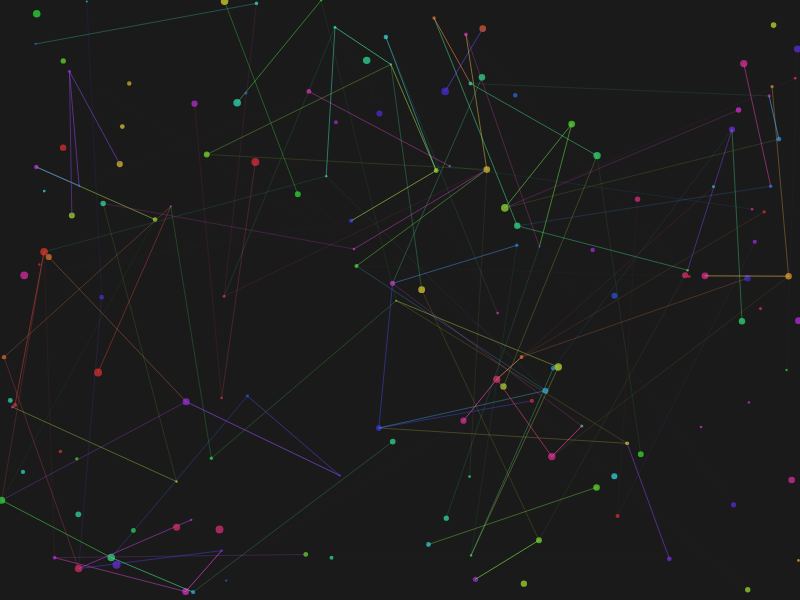
Frame 1 (no input)
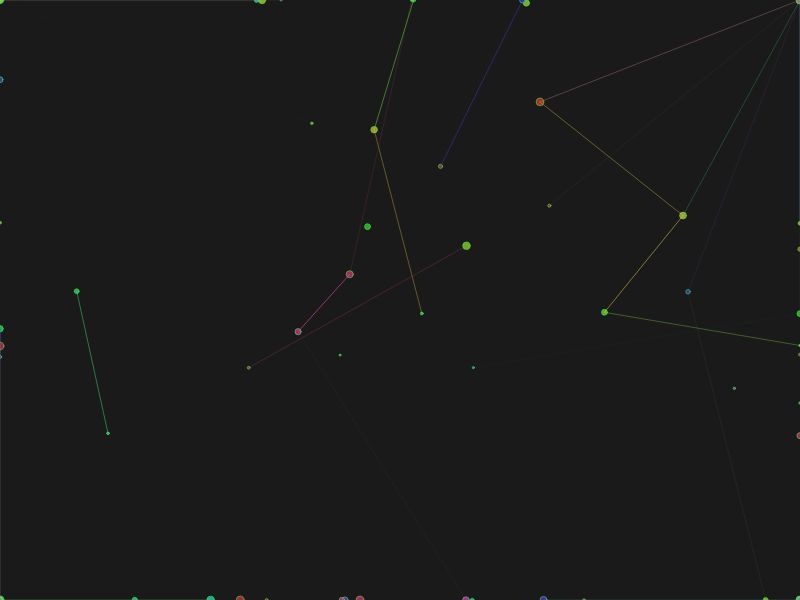
Frame 60 (no input)
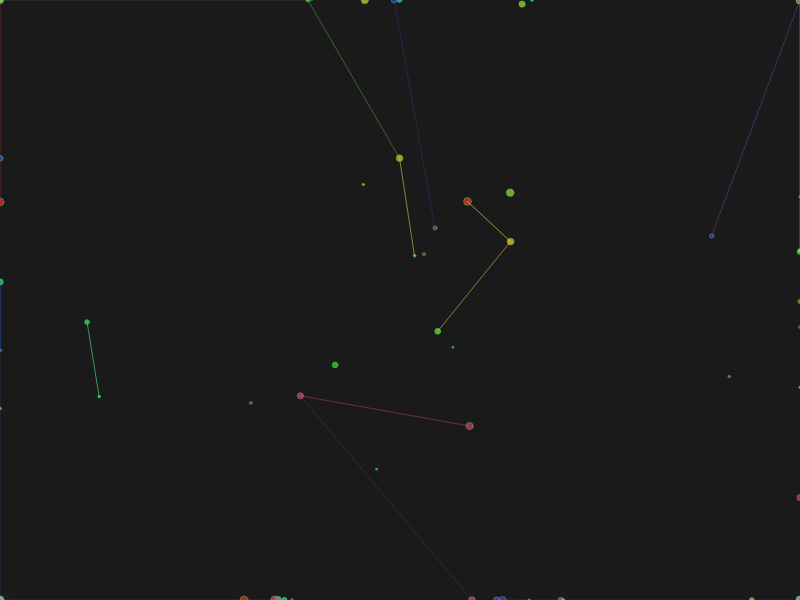
Frame 120 (the mouse pressed at the canvas centre since frame 60)

The p5.js sketch that drew these frames (run headless with seeded random() and noise() and a simulated clock; from frame 60 on, the mouse is pressed at the canvas centre):

// p5.js sketch
// ── sketch.js
let nodes = [];
let connections = [];
const nodeCount = 150;
const connectionCount = 300;
const time = 0;

function setup() {
  createCanvas(800, 600);
  colorMode(HSB, 360, 100, 100, 1);
  noStroke();
  
  for (let i = 0; i < nodeCount; i++) {
    nodes.push({
      x: random(width),
      y: random(height),
      vx: random(-0.5, 0.5),
      vy: random(-0.5, 0.5),
      size: random(2, 8),
      hue: random(360)
    });
  }
  
  for (let i = 0; i < connectionCount; i++) {
    const a = floor(random(nodeCount));
    let b;
    do {
      b = floor(random(nodeCount));
    } while (b === a);
    
    connections.push({
      a,
      b,
      strength: random(0.1, 0.5),
      targetStrength: random(0.1, 0.5)
    });
  }
}

function draw() {
  background(0, 0, 10);
  
  const t = millis() * 0.001;
  
  for (let i = 0; i < nodes.length; i++) {
    const n = nodes[i];
    
    // Apply some gentle noise to movement
    n.vx += (noise(n.x * 0.01, n.y * 0.01, t) - 0.5) * 0.02;
    n.vy += (noise(n.y * 0.01, n.x * 0.01, t + 100) - 0.5) * 0.02;
    
    // Apply velocity
    n.x += n.vx;
    n.y += n.vy;
    
    // Wrap around the edges
    if (n.x < 0) n.x = width;
    if (n.x > width) n.x = 0;
    if (n.y < 0) n.y = height;
    if (n.y > height) n.y = 0;
    
    // Slow down over time
    n.vx *= 0.98;
    n.vy *= 0.98;
    
    // Draw node
    fill(n.hue, 80, 90, 0.7);
    ellipse(n.x, n.y, n.size);
  }
  
  for (let i = 0; i < connections.length; i++) {
    const c = connections[i];
    const a = nodes[c.a];
    const b = nodes[c.b];
    
    // Update connection strength
    if (random() < 0.01) {
      c.targetStrength = random(0.1, 0.5);
    }
    
    c.strength += (c.targetStrength - c.strength) * 0.02;
    
    // Calculate distance
    const dx = a.x - b.x;
    const dy = a.y - b.y;
    const dist = Math.sqrt(dx * dx + dy * dy);
    
    // Apply connection force
    const targetDist = 100;
    const force = (dist - targetDist) * 0.002;
    
    if (abs(force) > 0.01) {
      a.vx -= dx * force * c.strength;
      a.vy -= dy * force * c.strength;
      b.vx += dx * force * c.strength;
      b.vy += dy * force * c.strength;
    }
    
    // Draw connection
    const alpha = map(dist, 0, 300, 0.8, 0.1);
    if (alpha > 0) {
      stroke(a.hue, 70, 90, alpha);
      line(a.x, a.y, b.x, b.y);
    }
  }
  
  // Occasionally tear apart
  if (frameCount % 300 === 0) {
    for (let i = 0; i < connections.length; i++) {
      const c = connections[i];
      if (random() < 0.2) {
        c.strength = 0;
      }
    }
  }
  
  // Occasionally restore
  if (frameCount % 300 === 150) {
    for (let i = 0; i < connections.length; i++) {
      const c = connections[i];
      c.targetStrength = random(0.1, 0.5);
    }
  }
}
